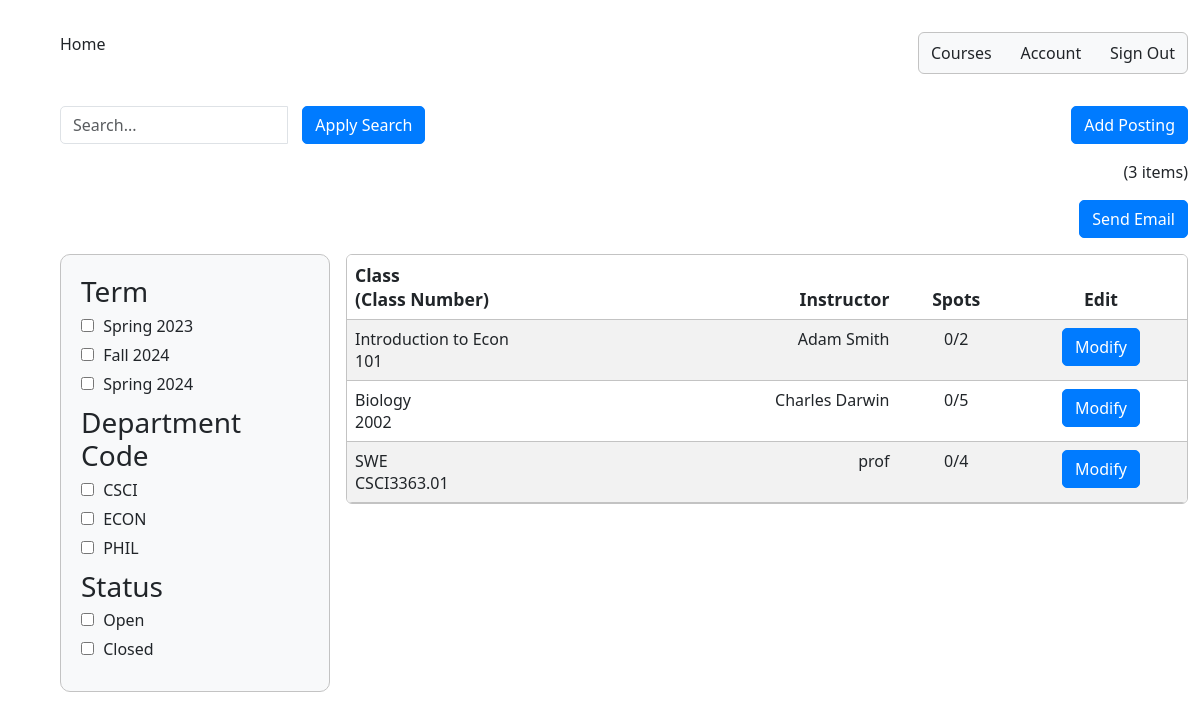
Before: /admin_summary/ with the older database file.
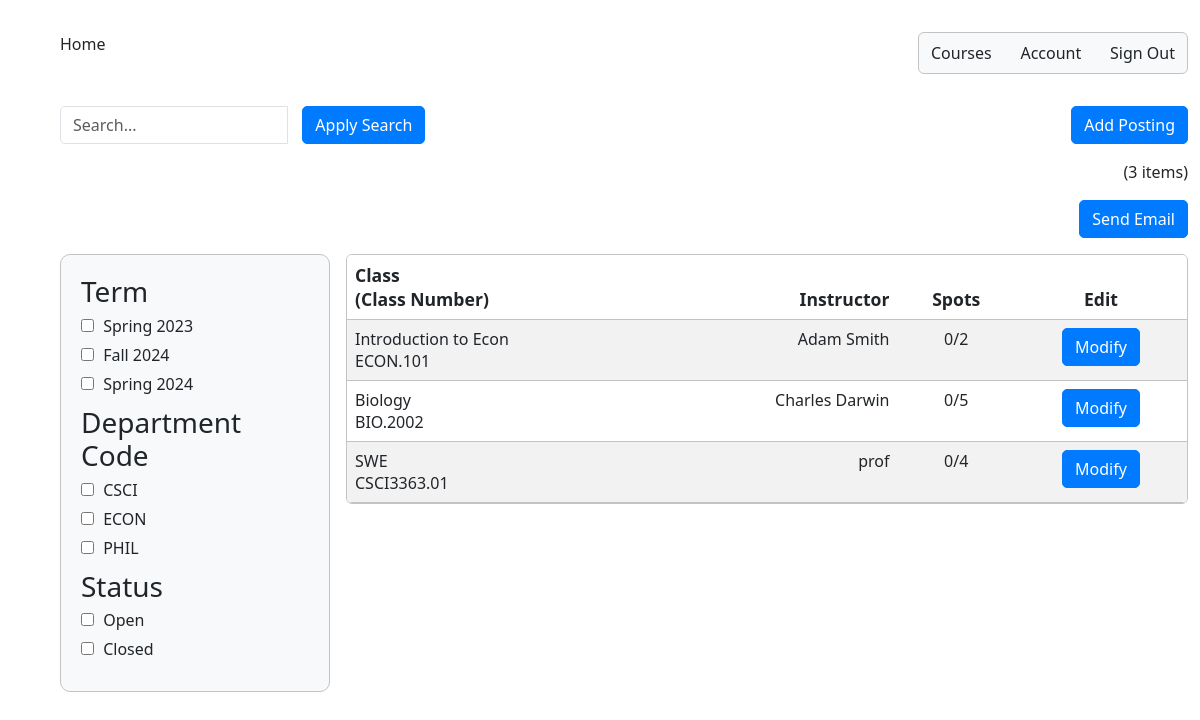
After: the same page with the newer database file.
### InstructorAddCourse/models.py (models this page shows)
class InstructorAddCourse(models.Model):
	course_name = models.CharField(max_length=255)
	course_number = models.CharField(max_length=255)
	course_instructor = models.CharField(max_length=255)
	course_description = models.CharField(max_length=800)
	total_time_commitment = models.DecimalField(max_digits=2, decimal_places=0, validators=[MinValueValidator(0)], default=0)
	has_discussion = models.CharField(choices=[('yes', 'Yes'),('no', 'No')], max_length=50, default='')
	num_ta_needed = models.DecimalField(max_digits=2, decimal_places=0, validators=[MinValueValidator(0)], default=0)
	curr_num_ta = models.IntegerField(default=0)
	graded_meeting = models.CharField(choices=[('yes', 'Yes'),('no', 'No')], max_length=50, default='')
	office_hours = models.DecimalField(max_digits=2, decimal_places=0, validators=[MinValueValidator(0)], default=0)
	other_info = models.CharField(max_length=800, default=None)
	term = models.CharField(default=get_default_term(), max_length=100)

### adminSummary/views.py (the view)
# urls.py: path('admin_summary/', admin_summary_view),
def admin_summary_view(response):
    search_query = response.GET.get('q', '')
    term_filter = response.GET.get('term', '')
    status_filter = response.GET.get('status', '')
    dept_filter = response.GET.get('dept-code', '')
    course_objects = InstructorAddCourse.objects.all()
    applied_filters = []
    if search_query:
        course_objects = course_objects.filter(
            course_name__icontains=search_query)
        applied_filters.append(('q', search_query))
    if term_filter:
        if term_filter in term_keys:
            course_objects = [course for course in course_objects if get_term(
                course) == term_filter]
            applied_filters.append(('term', term_filter))
    if dept_filter:
        if dept_filter in dept_keys:
            course_objects = [course for course in course_objects if get_dept(
                course) == dept_filter]
            applied_filters.append(('dept-code', dept_filter))
    if status_filter:
        if status_filter in status_keys:
            course_objects = [course for course in course_objects if get_status(
                course) == status_filter]
            applied_filters.append(('status', status_filter))
    else:
        applied_filters = [f for f in applied_filters if f[0] != 'status']
    course_count = len(course_objects)
    context = {'course_objects': course_objects,
               'course_count': course_count, 'applied_filters': applied_filters}
    return render(response, "adminSummary.html", context)

### templates/adminSummary.html (shortened to what this page needs)
{% extends 'appbase.html' %} {% block content %} {% load static %} {% load static admin_templatetags %}
<!DOCTYPE html>
<html>
  <head>
    <link rel="stylesheet" href="{% static 'adminSummary.css' %}" />
  </head>
  <body>
    <div class="container-fluid">
      <form method="get">
      <div class="row">
        <div class="col-md-4">
            <div class="input-group">
              <input
                type="text"
                class="form-control"
                id="search"
                name="q"
                placeholder="Search..."
              />
              <div class="input-group-btn input-space">
                <button type="submit" class="btn btn-primary">
                  Apply Search
                </button>
              </div>
            </div>
        </div>
        <div class="col-md-4">
        </div>
        <div class="col-md-4">
          <div class="text-end">
            <a href="{% url 'add_course' %}" id="add-posting-btn" class="btn btn-primary">
              Add Posting
            </a>
          </div>
        </div>
      </div>
      <div class="row" id="item-row">
        <div class="col-sm">
          <div class="text-end">({{course_count}} items)</div>
        </div>
      </div>
      <div class="row" id="item-row">
        <div class="col-sm">
          <div class="text-end">
            <a href="{% url 'send_email' %}">
              <button type="button" class="btn btn-primary">Send Email</button>
            </a>
          </div>
        </div>
      </div>
      <div class="row">
        <div class="col-sm-3">
          <div class="filter-box">
            <div class="filter-group">
              <h3>Term</h3>
              <label
                ><input type="checkbox" name="term" value="Spring 2023" /> Spring
                2023</label
              >
              <label
                ><input type="checkbox" name="term" value="Fall 2024" /> Fall
                2024</label
              >
              <label
                ><input type="checkbox" name="term" value="Spring 2024" />
                Spring 2024</label
              >
            </div>
            <div class="filter-group">
              <h3>Department Code</h3>
              <label
                ><input type="checkbox" name="dept-code" value="CSCI" /> CSCI</label
              >
              <label
                ><input type="checkbox" name="dept-code" value="ECON" /> ECON</label
              >
              <label
                ><input type="checkbox" name="color" value="green" />
                PHIL</label
              >
            </div>
            <div class="filter-group">
              <h3>Status</h3>
              <label>
                <input type="checkbox" name="status" value="Open"/> Open
            </label>
            <label>
                <input type="checkbox" name="status" value="Closed"/> Closed
            </label>
            </div>
          </div>
        </div>
        <div class="col-sm-9">
          <table class="table table-striped table-hover rounded overflow-hidden">
            <thead>
              <tr>
                <th>Class<br />(Class Number)</th>
                <th class="text-end">Instructor</th>
                <th class="text-center">Spots</th>
                <th class="text-center">Edit</th>
              </tr>
            </thead>
            <tbody id="table-body">
              {% for course in course_objects %}
              <tr>
                <td>{{ course.course_name }}<br />{{ course.course_number}}</td>
                <td class="text-end">{{ course.course_instructor }}</td>
                <td class="text-center">
                  {{course.curr_num_ta}}/{{ course.num_ta_needed }}
                </td>
                <td class="text-center">
                  <a href="{% url 'edit_course' course.id %}" class="btn btn-primary">Modify</a>
                </td>
              </tr>
              {% endfor %}
            </tbody>
          </table>
        </div>
      </div>
    </form>
    </div>
  </body>
</html>
{% endblock %}

Changed rows visible on the page:
changed InstructorAddCourse "Introduction to Econ": course_number "101" → "ECON.101"
changed InstructorAddCourse "Biology": course_number "2002" → "BIO.2002"
